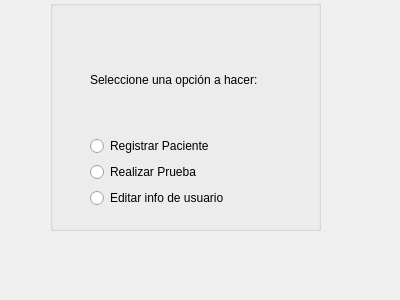
<?xml version="1.0" encoding="UTF-8"?>
<ui version="4.0">
 <class>opciones_deusr</class>
 <widget class="QDialog" name="opciones_deusr">
  <property name="geometry">
   <rect>
    <x>0</x>
    <y>0</y>
    <width>400</width>
    <height>300</height>
   </rect>
  </property>
  <property name="windowTitle">
   <string>Dialog</string>
  </property>
  <widget class="QGroupBox" name="groupBox">
   <property name="geometry">
    <rect>
     <x>50</x>
     <y>0</y>
     <width>271</width>
     <height>231</height>
    </rect>
   </property>
   <property name="title">
    <string/>
   </property>
   <widget class="QWidget" name="layoutWidget">
    <property name="geometry">
     <rect>
      <x>40</x>
      <y>30</y>
      <width>209</width>
      <height>178</height>
     </rect>
    </property>
    <layout class="QGridLayout" name="gridLayout">
     <item row="5" column="0">
      <widget class="QRadioButton" name="Real_prueba">
       <property name="text">
        <string>Realizar Prueba</string>
       </property>
      </widget>
     </item>
     <item row="0" column="0">
      <widget class="QLabel" name="label">
       <property name="text">
        <string>Seleccione una opción a hacer:</string>
       </property>
      </widget>
     </item>
     <item row="6" column="0">
      <widget class="QRadioButton" name="Edit_usr">
       <property name="text">
        <string>Editar info de usuario</string>
       </property>
      </widget>
     </item>
     <item row="4" column="0">
      <widget class="QRadioButton" name="Reg_paciente">
       <property name="text">
        <string>Registrar Paciente</string>
       </property>
      </widget>
     </item>
    </layout>
   </widget>
  </widget>
 </widget>
 <resources/>
 <connections/>
</ui>
